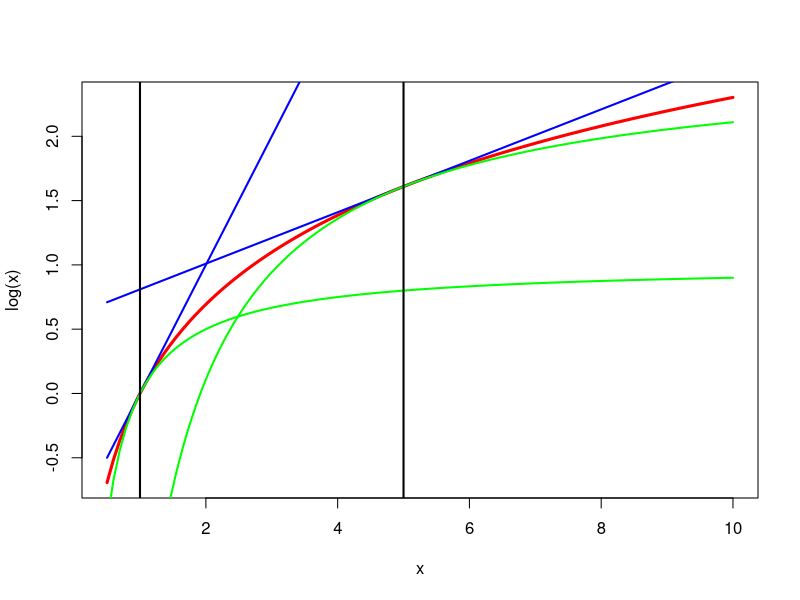

Here is the R script that generated this plot:
 x<-seq(.5,10,length=100)
 lx<-log(x)
 u1<-log(1)+(x/1)-1
 u5<-log(5)+(x/5)-1
 l1<-log(1)-(1/x)+1
 l5<-log(5)-(5/x)+1
 png("mylog.png")
 plot(x,lx,type="l",col="RED",lwd=3,ylab="log(x)")
 lines(x,u1,col="BLUE",lwd=2)
 lines(x,u5,col="BLUE",lwd=2)
 lines(x,l1,col="GREEN",lwd=2)
 lines(x,l5,col="GREEN",lwd=2)
 abline(v=1,lwd=2)
 abline(v=5,lwd=2)
dev.off()
